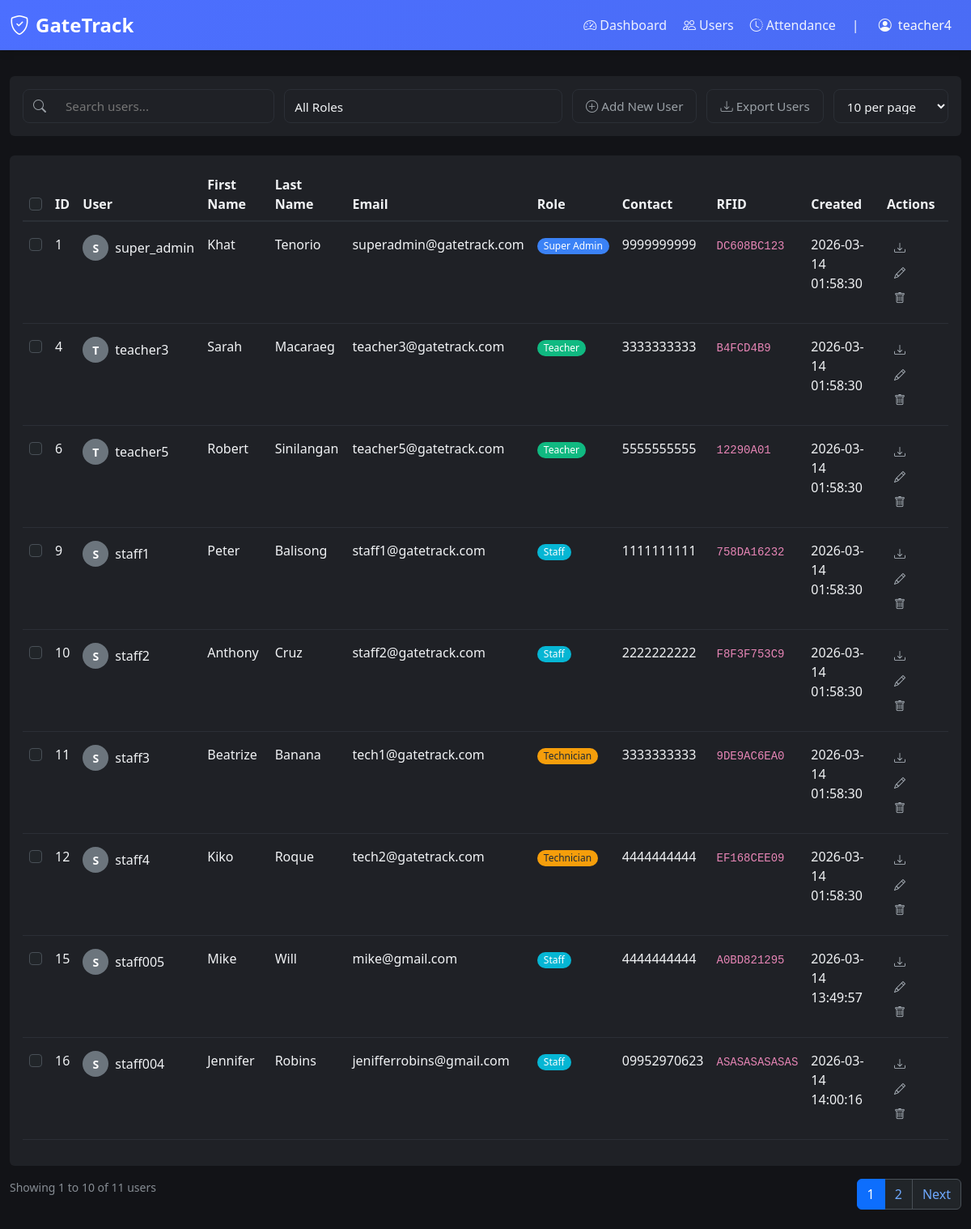
Before: /users (signed in) with the older database file.
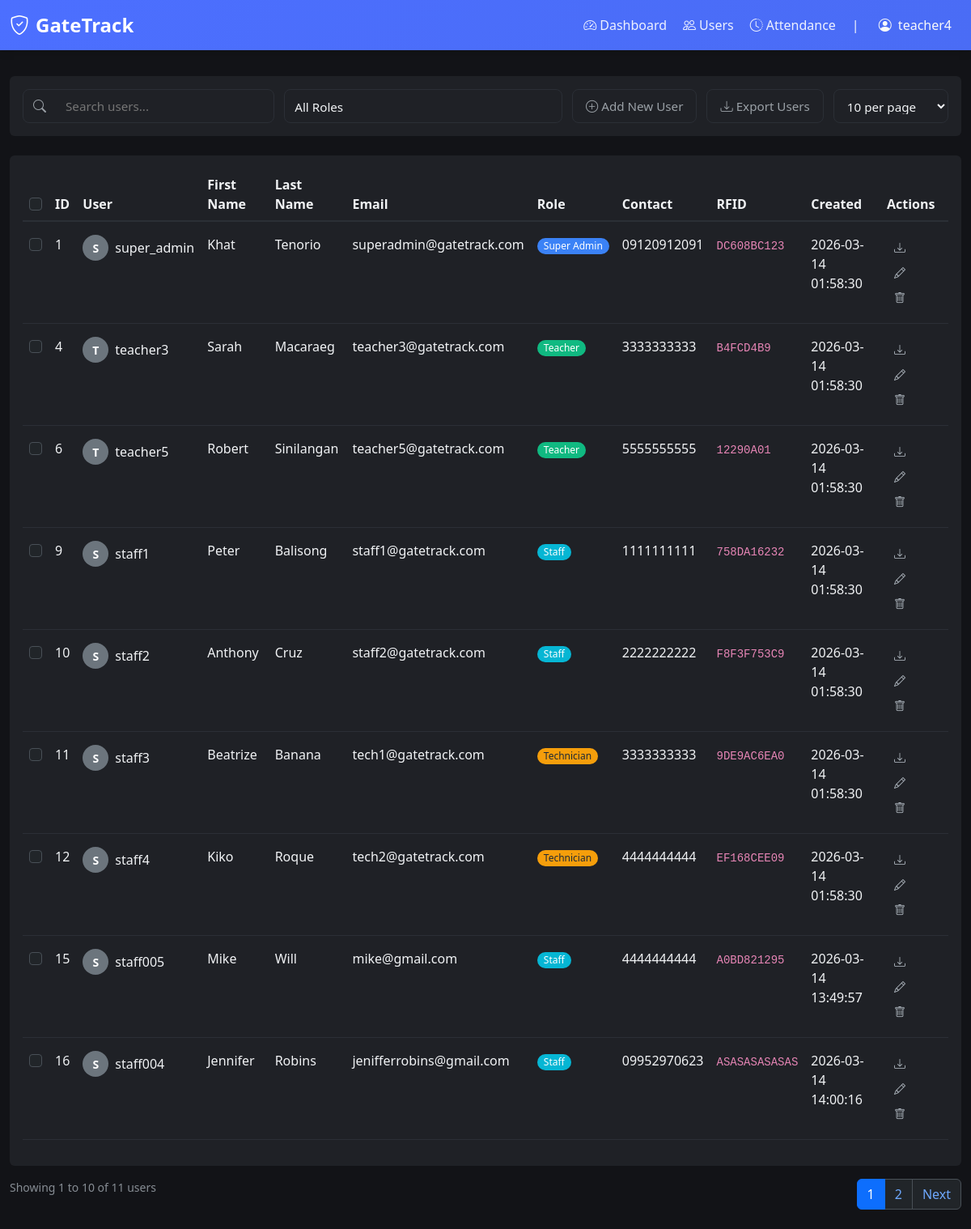
After: the same page with the newer database file.
### tables this page shows
CREATE TABLE "users" (id INTEGER NOT NULL, username VARCHAR(80), email VARCHAR(120) NOT NULL, password VARCHAR(200), contact VARCHAR(20), gender VARCHAR(10), role VARCHAR(20) NOT NULL, created_at DATETIME, rfid TEXT, first_name VARCHAR(50), last_name VARCHAR(50), PRIMARY KEY (id), UNIQUE (email));

### app.py (the view)
@app.route('/users')
@login_required
def users():
    if session.get('role') not in ['super_admin', 'teacher']:
        flash('You do not have permission to view this page.', 'error')
        return redirect(url_for('dashboard'))
    page = int(request.args.get('page', 1))
    per_page = int(request.args.get('per_page', 10))
    search_term = request.args.get('search', '').strip()
    role_filter = request.args.get('role', '')
    if per_page not in [10, 20, 30, 100]:
        per_page = 10
    page = max(1, page)
    from database_utils import get_paginated_users
    users, total_count = get_paginated_users(page, per_page, search_term, role_filter)
    total_pages = (total_count + per_page - 1) // per_page
    if page > total_pages and total_pages > 0:
        return redirect(url_for('users', page=total_pages, per_page=per_page,
                               search=search_term, role=role_filter))
    return render_template('users.html',
                         users=users,
                         page=page,
                         per_page=per_page,
                         total_count=total_count,
                         total_pages=total_pages,
                         search_term=search_term,
                         role_filter=role_filter)

### templates/users.html (shortened to what this page needs)
{% extends "nav.html" %}
{% block content %}
<div class="row mt-2 mb-4">
  <div class="col-12">
    <div class="card">
      <div class="card-body">
<form method="GET" action="{{ url_for('users') }}" id="usersFilterForm" style="
            display: flex;
            flex-wrap: nowrap;
            gap: 0.75rem;
            align-items: stretch;
            width: 100%;
            height: 42px;
            font-family: system-ui, -apple-system, sans-serif;
          ">
          <div id="searchContainer" style="
              flex: 1 1 250px;
              display: flex;
              align-items: center;
              border: 1px solid var(--border-color);
              border-radius: 8px;
              background: var(--bg-secondary);
              transition: border-color 0.2s;
              overflow: hidden;
            ">
            <span style="
                padding: 0 0.75rem;
                color: var(--text-secondary);
                display: flex;
                align-items: center;
              ">
              <i class="bi bi-search"></i>
            </span>
            <input type="text"
              name="search"
              placeholder="Search users..."
              id="searchInput"
              value="{{ search_term }}"
              style="
                flex: 1;
                border: none;
                padding: 0 0.75rem;
                font-size: 0.95rem;
                outline: none;
                color: var(--text-primary);
                background: transparent;
              "
              onfocus="this.parentElement.style.borderColor = 'var(--primary)'"
              onblur="this.parentElement.style.borderColor = 'var(--border-color)'"
              onkeypress="if(event.key==='Enter') document.getElementById('usersFilterForm').submit();"
            />
          </div>
          <div style="flex: 3 1 160px">
            <select
              id="roleFilter"
              name="role"
              style="
                width: 100%;
                height: 100%;
                padding: 0.6rem 0.75rem;
                font-size: 0.95rem;
                border: 1px solid var(--border-color);
                border-radius: 8px;
                outline: none;
                color: var(--text-primary);
                background-color: var(--bg-secondary);
                cursor: pointer;
                appearance: none;
                background-repeat: no-repeat;
                background-position: right .75rem center;
                background-size: 1rem;
              "
            >
              <option value="">All Roles</option>
            </select>
          </div>
          <div style="flex: 4 1 220px; display: flex; gap: .75rem">
            <button type="button"
              class="add-user-btn"
              data-bs-toggle="offcanvas"
              data-bs-target="#addUserOffcanvas"
              style="
                flex: 1;
                display: inline-flex;
                align-items: center;
                justify-content: center;
                padding: .6rem 1rem;
                font-size: .95rem;
                font-weight: 500;
                color: var(--text-secondary);
                background: transparent;
                border: 1px solid var(--border-color);
                border-radius: 8px;
                text-decoration: none;
                white-space: nowrap;
                cursor: pointer;
                transition: all .2s;
              "
              onmouseover="this.style.borderColor='var(--text-secondary)';this.style.color='var(--text-primary)';this.style.backgroundColor='var(--bg-secondary)'"
              onmouseout="this.style.borderColor='var(--border-color)';this.style.color='var(--text-secondary)';this.style.backgroundColor='transparent'"
            >
              <i class="bi bi-plus-circle me-1"></i>Add New User
            </button>
              <a href="{{ url_for('export_users_csv', page=page, per_page=per_page, search=search_term, role=role_filter) }}"
              style="
                display: inline-flex;
                align-items: center;
                justify-content: center;
                padding: .6rem 1rem;
                font-size: .95rem;
                font-weight: 500;
                color: var(--text-secondary);
                background: transparent;
                border: 1px solid var(--border-color);
                border-radius: 8px;
                cursor: pointer;
                height: 100%;
                transition: all .2s;
                text-decoration: none;
              "
              onmouseover="this.style.borderColor='var(--text-secondary)';this.style.color='var(--text-primary)';this.style.backgroundColor='var(--bg-secondary)'"
              onmouseout="this.style.borderColor='var(--border-color)';this.style.color='var(--text-secondary)';this.style.backgroundColor='transparent'"
            >
              <i class="bi bi-download me-1"></i>Export Users
            </a>
            <div style="flex: 1 1 140px">
              <select id="perPageSelect" name="per_page" style="
                width: 100%;
                height: 100%;
                padding: .6rem .75rem;
                font-size: .95rem;
                border: 1px solid var(--border-color);
                border-radius: 8px;
                outline: none;
                color: var(--text-primary);
                background-color: var(--bg-secondary);
                cursor: pointer;
              ">
                <option value="10" {{ 'selected' if per_page == 10 }}>10 per page</option>
              </select>
            </div>
          </div>
        </form>
      </div>
    </div>
  </div>
</div>
<div class="mt-4">
  <div class="card">
    <div class="card-body">
      <div class="table-responsive">
        <table class="table table-hover" id="usersTable">
          <thead>
            <tr>
              <th><input class="form-check-input" type="checkbox" id="selectAll" /></th>
              <th>ID</th>
              <th>User</th>
              <th>First Name</th>
              <th>Last Name</th>
              <th>Email</th>
              <th>Role</th>
              <th>Contact</th>
              <th>RFID</th>
              <th>Created</th>
              <th>Actions</th>
            </tr>
          </thead>
          <tbody>
            {% for user in users %}
            {% if user.id != session.get('user_id') %}
            <tr>
              <td class="py-3"><input class="form-check-input" type="checkbox" value="{{ user.id }}" /></td>
              <td class="py-3">{{ user.id }}</td>
              <td class="py-3">
                <div class="d-flex align-items-center">
                  <div class="avatar-circle me-2 bg-secondary" style="background-color: #6c757d !important">
                    {{ user.username[0].upper() if user.username else user.email[0].upper() }}
                  </div>
                  {{ user.username or '-' }}
                </div>
              </td>
              <td class="py-3">{{ user.first_name or '-' }}</td>
              <td class="py-3">{{ user.last_name or '-' }}</td>
              <td class="py-3">{{ user.email }}</td>
              <td class="py-3">
                <span class="badge badge-role-{{ user.role | replace('_', '-') }} rounded-pill px-2 py-1">
                  {{ user.role | replace('_', ' ') | title }}
                </span>
              </td>
              <td class="py-3">{{ user.contact or '-' }}</td>
              <td class="py-3"><code>{{ user.rfid or 'N/A' }}</code></td>
              <td class="py-3">{{ user.created_at.strftime('%Y-%m-%d %H:%M:%S') if user.created_at else '-' }}</td>
              <td class="py-3">
                <a href="{{ url_for('export_user_attendance', user_id=user.id) }}" class="btn btn-sm me-1" title="Export Attendance" download>
                  <i class="bi bi-download"></i>
                </a>
                <button class="btn btn-sm me-1" title="Edit" data-bs-toggle="offcanvas" data-bs-target="#editUserOffcanvas"
                  data-user-id="{{ user.id }}"
                  data-user-role="{{ user.role }}"
                  data-user-username="{{ user.username or '' }}"
                  data-user-first-name="{{ user.first_name or '' }}"
                  data-user-last-name="{{ user.last_name or '' }}"
                  data-user-email="{{ user.email }}"
                  data-user-contact="{{ user.contact or '' }}"
                  data-user-rfid="{{ user.rfid or '' }}">
                  <i class="bi bi-pencil"></i>
                </button>
                <button class="btn btn-sm" title="Delete" data-bs-toggle="modal" data-bs-target="#deleteModal" data-user-id="{{ user.id }}" data-user-email="{{ user.email }}" data-user-role="{{ user.role }}">
                  <i class="bi bi-trash"></i>
                </button>
              </td>
            </tr>
            {% endif %}
            {% endfor %}
          </tbody>
        </table>
      </div>
    </div>
  </div>
  <div class="row mt-3">
    <div class="col-md-6">
      <div class="d-flex align-items-center">
        <span class="text-muted small me-3">
          Showing {{ ((page-1)*per_page + 1)|int }} to {{ [page*per_page, total_count]|min }} of {{ total_count }} users
        </span>
      </div>
    </div>
    <div class="col-md-6">
      {% if total_pages > 1 %}
      <nav aria-label="Users pagination">
        <ul class="pagination justify-content-end mb-0">
          {% for p in range(1, total_pages + 1) %}
          {% if p == page %}
          <li class="page-item active"><span class="page-link">{{ p }}</span></li>
          {% else %}
          <li class="page-item">
            <a class="page-link" href="{{ url_for('users', page=p, per_page=per_page, search=search_term, role=role_filter) }}">{{ p }}</a>
          </li>
          {% endif %}
          {% endfor %}
          {% if page < total_pages %}
          <li class="page-item">
            <a class="page-link" href="{{ url_for('users', page=page+1, per_page=per_page, search=search_term, role=role_filter) }}">Next</a>
          </li>
          {% endif %}
        </ul>
      </nav>
      {% endif %}
    </div>
  </div>
</div>
{% endblock %}

### templates/nav.html (shortened to what this page needs)
<!doctype html>
<html lang="en" data-bs-theme="dark">
  <head>
    <link
      href="{{ url_for('static', filename='bootstrap/5.3.0/css/bootstrap.min.css') }}"
      rel="stylesheet"
    />
    <link
      rel="stylesheet"
      href="{{ url_for('static', filename='css/style.css') }}"
    />
    <link
      rel="stylesheet"
      href="{{ url_for('static', filename='bootstrap-icons/1.11.0/font/bootstrap-icons.css') }}"
    />
  </head>
  <body>
    <nav class="navbar sticky-top navbar-expand-lg navbar-dark">
      <div class="container-fluid">
        <a class="navbar-brand" href="{{ url_for('dashboard') }}">
          <i class="bi bi-shield-check me-2"></i>GateTrack
        </a>
        <div class="collapse navbar-collapse" id="navbarNav">
          <div class="navbar-nav ms-auto">
            <div class="nav-group">
              <ul class="navbar-nav">
                <li class="nav-item">
                  <a
                    class="nav-link{% if request.endpoint == 'dashboard' %} active{% endif %}"
                    href="{{ url_for('dashboard') }}"
                  >
                    <i class="bi bi-speedometer2 me-1"></i>Dashboard
                  </a>
                </li>
                {% if session.get('role') in ['super_admin', 'teacher'] %}
                <li class="nav-item">
                  <a
                    class="nav-link{% if request.endpoint == 'users' %} active{% endif %}"
                    href="{{ url_for('users') }}"
                  >
                    <i class="bi bi-people me-1"></i>Users
                  </a>
                </li>
                <li class="nav-item">
                  <a
                    class="nav-link{% if request.endpoint == 'attendance' %} active{% endif %}"
                    href="{{ url_for('attendance') }}"
                  >
                    <i class="bi bi-clock-history me-1"></i>Attendance
                  </a>
                </li>
                {% endif %}
              </ul>
              <span class="text-light mx-1">|</span>
              <div class="dropdown">
                <button
                  class="btn btn-outline-light dropdown-toggle"
                  type="button"
                  data-bs-toggle="dropdown"
                >
                  <i class="bi bi-person-circle me-1"></i>
                  {{ session.get('username') or session.get('email') }}
                </button>
              </div>
            </div>
          </div>
        </div>
      </div>
    </nav>
    <div class="container-fluid py-4">{% block content %}{% endblock %}</div>
  </body>
</html>

Changed rows visible on the page:
changed users "super_admin": contact "9999999999" → "09120912091"
